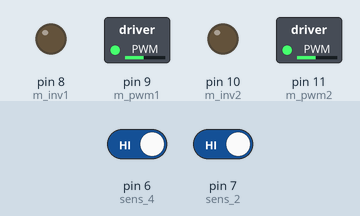
This sketch was run on a simulated Arduino Uno, built for the host (arithmetic inside an expression is 32-bit, double 64-bit). On the bench: switched loads named in the sketch (green lamp = pin HIGH), output pins drawn as LEDs (lit = HIGH). The test bench sets the inputs (shaded band); at power-on: pin 6 (sens_4) HIGH, pin 7 (sens_2) HIGH.

Above: at 1.2 s.
1.3 s: pin 6 (sens_4) driven LOW
At 1.7 s:
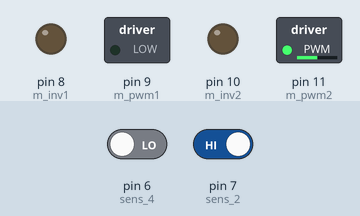
2.8 s: pin 6 (sens_4) driven HIGH
At 4.0 s:
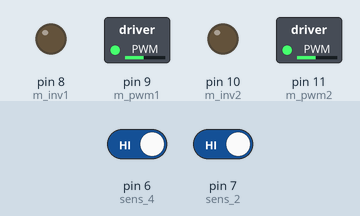
4.3 s: pin 7 (sens_2) driven LOW
Timing chart, 0 to 4.5 s (numbered marks = the images above; inputs shaded):
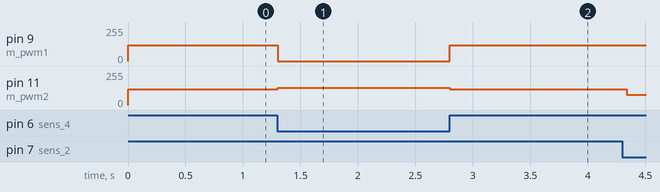

Measured:
- after the input at 1.3 s, pin 9 (m_pwm1): 117/255 → 0/255 at once; pin 11 (m_pwm2): 117/255 → 128/255 at once
- after the input at 2.8 s, pin 9 (m_pwm1): 0/255 → 117/255 at once; pin 11 (m_pwm2): 128/255 → 117/255 at once

The sketch:

SeguidorLinha.ino
```cpp
/*

            Este código é copiado do professor e tem a função de demonstrar o uso de um Shield para um robô seguidor de linha.

*/


// ========================================================================================================
// --- Mapeamento de Hardware ---
#define    sens_4    6                                  //sensor de linha 4
#define    sens_2    7                                  //sensor de linha 2
#define    m_inv1    8                                  //bit de inversão do motor 1
#define    m_pwm1    9                                  //bit de controle pwm do motor 1
#define    m_inv2   10                                  //bit de inversão do motor 2
#define    m_pwm2   11                                  //bit de controle pwm do motor 2


// ========================================================================================================
// --- Configurações Iniciais ---
void setup()
{

    pinMode(sens_2,  INPUT);                            //entrada para o sensor de linha 2
    pinMode(sens_4,  INPUT);                            //entrada para o sensor de linha 4
    pinMode(m_inv1, OUTPUT);                            //saída para controle de inversão do motor 1
    pinMode(m_pwm1, OUTPUT);                            //saída para controle pwm do motor 1
    pinMode(m_inv2, OUTPUT);                            //saída para controle de inversão do motor 2
    pinMode(m_pwm1, OUTPUT);                            //saída para controle pwm do motor 2

    digitalWrite(m_inv1,  LOW);                         //Robô move-se para frente
    digitalWrite(m_inv2,  LOW);                         //
    analogWrite(m_pwm1, 0x00);                          //motor 1 inicia parado
    analogWrite(m_pwm2, 0x00);                          //motor 2 inicia parado


} //end setup


// ========================================================================================================
// --- Loop Infinito ---
void loop()
{

  if(!digitalRead(sens_2))                              //sensor esquerdo está na linha preta?
  {                                                     //sim
    analogWrite(m_pwm1, 0x80);                          //aumenta velocidade do motor da direita
    analogWrite(m_pwm2, 0x00);                          //para motor da esquerda

  } //end if sens_2


  if(!digitalRead(sens_4))                              //sensor direito está na linha preta?
  {                                                     //sim
    analogWrite(m_pwm1, 0x00);                          //para motor da direita
    analogWrite(m_pwm2, 0x80);                          //aumenta velocidade do motor da esquerda

  } //end if sens_1


  //Se nenhum sensor estiver na linha preta, move robô para frente
  else
  {
    analogWrite(m_pwm1, 0x75);
    analogWrite(m_pwm2, 0x75);

  } //end else


} //end loop
```
